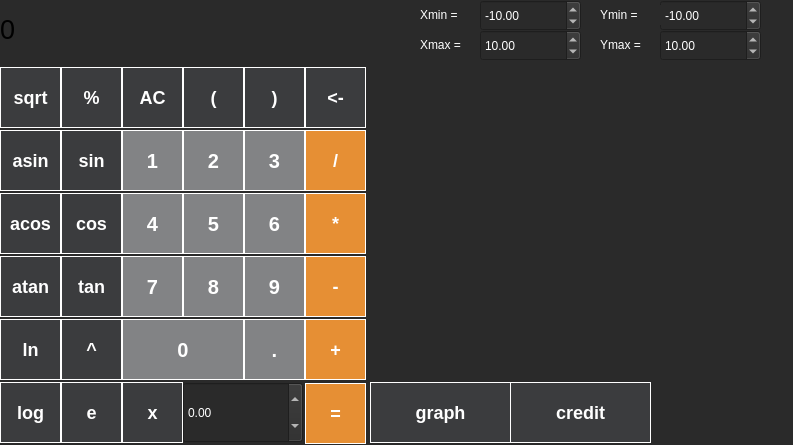
<?xml version="1.0" encoding="UTF-8"?>
<ui version="4.0">
 <class>s21_MainWindow</class>
 <widget class="QMainWindow" name="s21_MainWindow">
  <property name="geometry">
   <rect>
    <x>0</x>
    <y>0</y>
    <width>793</width>
    <height>445</height>
   </rect>
  </property>
  <property name="windowTitle">
   <string>s21_MainWindow</string>
  </property>
  <widget class="QWidget" name="centralwidget">
   <property name="styleSheet">
    <string notr="true">QWidget {
background-color: rgb(42, 42, 42);
}</string>
   </property>
   <widget class="QPushButton" name="Two_Button">
    <property name="geometry">
     <rect>
      <x>183</x>
      <y>130</y>
      <width>61</width>
      <height>61</height>
     </rect>
    </property>
    <property name="styleSheet">
     <string notr="true">QPushButton {
	background-color: rgb(130, 131, 133);
	color: white;
	border: 1px solid white;
	font-size: 20px;
	font-weight: 600;
}
QPushButton:pressed {
	background-color: rgb(230, 143, 52);
}</string>
    </property>
    <property name="text">
     <string>2</string>
    </property>
   </widget>
   <widget class="QLabel" name="Ymax_Label">
    <property name="geometry">
     <rect>
      <x>600</x>
      <y>35</y>
      <width>61</width>
      <height>20</height>
     </rect>
    </property>
    <property name="styleSheet">
     <string notr="true">QLabel {
color: white;
}</string>
    </property>
    <property name="text">
     <string>Ymax =</string>
    </property>
   </widget>
   <widget class="QPushButton" name="Six_Button">
    <property name="geometry">
     <rect>
      <x>244</x>
      <y>193</y>
      <width>61</width>
      <height>61</height>
     </rect>
    </property>
    <property name="styleSheet">
     <string notr="true">QPushButton {
	background-color: rgb(130, 131, 133);
	color: white;
	border: 1px solid white;
	font-size: 20px;
	font-weight: 600;
}
QPushButton:pressed {
	background-color: rgb(230, 143, 52);
}</string>
    </property>
    <property name="text">
     <string>6</string>
    </property>
   </widget>
   <widget class="QPushButton" name="X_Button">
    <property name="geometry">
     <rect>
      <x>122</x>
      <y>382</y>
      <width>61</width>
      <height>61</height>
     </rect>
    </property>
    <property name="styleSheet">
     <string notr="true">QPushButton {
	background-color: rgb(59, 60, 62);
	color: white;
	border: 1px solid white;
	font-size: 18px;
    font-weight: 600;
}

QPushButton:pressed {
	background-color: rgb(230, 143, 52);
}</string>
    </property>
    <property name="text">
     <string>x</string>
    </property>
   </widget>
   <widget class="QPushButton" name="Atan_Button">
    <property name="geometry">
     <rect>
      <x>0</x>
      <y>256</y>
      <width>61</width>
      <height>61</height>
     </rect>
    </property>
    <property name="styleSheet">
     <string notr="true">QPushButton {
	background-color: rgb(59, 60, 62);
	color: white;
	border: 1px solid white;
	font-size: 18px;
    font-weight: 600;
}

QPushButton:pressed {
	background-color: rgb(230, 143, 52);
}</string>
    </property>
    <property name="text">
     <string>atan</string>
    </property>
   </widget>
   <widget class="QLabel" name="Xmin_Label">
    <property name="geometry">
     <rect>
      <x>420</x>
      <y>5</y>
      <width>61</width>
      <height>20</height>
     </rect>
    </property>
    <property name="styleSheet">
     <string notr="true">QLabel {
	color: white;
}</string>
    </property>
    <property name="text">
     <string>Xmin =</string>
    </property>
   </widget>
   <widget class="QDoubleSpinBox" name="Ymax">
    <property name="geometry">
     <rect>
      <x>660</x>
      <y>30</y>
      <width>101</width>
      <height>31</height>
     </rect>
    </property>
    <property name="styleSheet">
     <string notr="true">QDoubleSpinBox {
color: white;
}</string>
    </property>
    <property name="minimum">
     <double>-1000000.000000000000000</double>
    </property>
    <property name="maximum">
     <double>1000000.000000000000000</double>
    </property>
    <property name="value">
     <double>10.000000000000000</double>
    </property>
   </widget>
   <widget class="QPushButton" name="LR_Button">
    <property name="geometry">
     <rect>
      <x>244</x>
      <y>67</y>
      <width>61</width>
      <height>61</height>
     </rect>
    </property>
    <property name="styleSheet">
     <string notr="true">QPushButton {
	background-color: rgb(59, 60, 62);
	color: white;
	border: 1px solid white;
	font-size: 18px;
    font-weight: 600;
}

QPushButton:pressed {
	background-color: rgb(230, 143, 52);
}</string>
    </property>
    <property name="text">
     <string>)</string>
    </property>
   </widget>
   <widget class="QPushButton" name="Div_Button">
    <property name="geometry">
     <rect>
      <x>305</x>
      <y>130</y>
      <width>61</width>
      <height>61</height>
     </rect>
    </property>
    <property name="styleSheet">
     <string notr="true">QPushButton {
	background-color: rgb(230, 143, 52);
	color: white;
	border: 1px solid white;
	font-size: 18px;
	font-weight: 700;
}

QPushButton:pressed {
	background-color: rgb(119, 118, 123);
}</string>
    </property>
    <property name="text">
     <string>/</string>
    </property>
   </widget>
   <widget class="QPushButton" name="Graph_Button">
    <property name="geometry">
     <rect>
      <x>370</x>
      <y>382</y>
      <width>141</width>
      <height>61</height>
     </rect>
    </property>
    <property name="styleSheet">
     <string notr="true">QPushButton {
	background-color: rgb(59, 60, 62);
	color: white;
	border: 1px solid white;
	font-size: 18px;
    font-weight: 600;
}

QPushButton:pressed {
	background-color: rgb(230, 143, 52);
}</string>
    </property>
    <property name="text">
     <string>graph</string>
    </property>
   </widget>
   <widget class="QPushButton" name="Nine_Button">
    <property name="geometry">
     <rect>
      <x>244</x>
      <y>256</y>
      <width>61</width>
      <height>61</height>
     </rect>
    </property>
    <property name="styleSheet">
     <string notr="true">QPushButton {
	background-color: rgb(130, 131, 133);
	color: white;
	border: 1px solid white;
	font-size: 20px;
	font-weight: 600;
}
QPushButton:pressed {
	background-color: rgb(230, 143, 52);
}</string>
    </property>
    <property name="text">
     <string>9</string>
    </property>
   </widget>
   <widget class="QPushButton" name="Del_Button">
    <property name="geometry">
     <rect>
      <x>305</x>
      <y>67</y>
      <width>61</width>
      <height>61</height>
     </rect>
    </property>
    <property name="styleSheet">
     <string notr="true">QPushButton {
	background-color: rgb(59, 60, 62);
	color: white;
	border: 1px solid white;
	font-size: 18px;
    font-weight: 600;
}

QPushButton:pressed {
	background-color: rgb(230, 143, 52);
}</string>
    </property>
    <property name="text">
     <string>&lt;-</string>
    </property>
   </widget>
   <widget class="QPushButton" name="Mod_Button">
    <property name="geometry">
     <rect>
      <x>61</x>
      <y>67</y>
      <width>61</width>
      <height>61</height>
     </rect>
    </property>
    <property name="styleSheet">
     <string notr="true">QPushButton {
	background-color: rgb(59, 60, 62);
	color: white;
	border: 1px solid white;
	font-size: 18px;
    font-weight: 600;
}

QPushButton:pressed {
	background-color: rgb(230, 143, 52);
}</string>
    </property>
    <property name="text">
     <string>%</string>
    </property>
   </widget>
   <widget class="QDoubleSpinBox" name="Xmin">
    <property name="geometry">
     <rect>
      <x>480</x>
      <y>0</y>
      <width>101</width>
      <height>31</height>
     </rect>
    </property>
    <property name="styleSheet">
     <string notr="true">QDoubleSpinBox {
color: white;
}</string>
    </property>
    <property name="minimum">
     <double>-1000000.000000000000000</double>
    </property>
    <property name="maximum">
     <double>1000000.000000000000000</double>
    </property>
    <property name="value">
     <double>-10.000000000000000</double>
    </property>
   </widget>
   <widget class="QCustomPlot" name="Graph" native="true">
    <property name="geometry">
     <rect>
      <x>370</x>
      <y>69</y>
      <width>420</width>
      <height>310</height>
     </rect>
    </property>
   </widget>
   <widget class="QPushButton" name="Log_Button">
    <property name="geometry">
     <rect>
      <x>0</x>
      <y>382</y>
      <width>61</width>
      <height>61</height>
     </rect>
    </property>
    <property name="styleSheet">
     <string notr="true">QPushButton {
	background-color: rgb(59, 60, 62);
	color: white;
	border: 1px solid white;
	font-size: 18px;
    font-weight: 600;
}

QPushButton:pressed {
	background-color: rgb(230, 143, 52);
}</string>
    </property>
    <property name="text">
     <string>log</string>
    </property>
   </widget>
   <widget class="QPushButton" name="Dot_Button">
    <property name="geometry">
     <rect>
      <x>244</x>
      <y>319</y>
      <width>61</width>
      <height>61</height>
     </rect>
    </property>
    <property name="styleSheet">
     <string notr="true">QPushButton {
	background-color: rgb(130, 131, 133);
	color: white;
	border: 1px solid white;
	font-size: 20px;
	font-weight: 600;
}
QPushButton:pressed {
	background-color: rgb(230, 143, 52);
}</string>
    </property>
    <property name="text">
     <string>.</string>
    </property>
   </widget>
   <widget class="QPushButton" name="AC_Button">
    <property name="geometry">
     <rect>
      <x>122</x>
      <y>67</y>
      <width>61</width>
      <height>61</height>
     </rect>
    </property>
    <property name="styleSheet">
     <string notr="true">QPushButton {
	background-color: rgb(59, 60, 62);
	color: white;
	border: 1px solid white;
	font-size: 18px;
    font-weight: 600;
}

QPushButton:pressed {
	background-color: rgb(230, 143, 52);
}</string>
    </property>
    <property name="text">
     <string>AC</string>
    </property>
   </widget>
   <widget class="QPushButton" name="Seven_Button">
    <property name="geometry">
     <rect>
      <x>122</x>
      <y>256</y>
      <width>61</width>
      <height>61</height>
     </rect>
    </property>
    <property name="styleSheet">
     <string notr="true">QPushButton {
	background-color: rgb(130, 131, 133);
	color: white;
	border: 1px solid white;
	font-size: 20px;
	font-weight: 600;
}
QPushButton:pressed {
	background-color: rgb(230, 143, 52);
}</string>
    </property>
    <property name="text">
     <string>7</string>
    </property>
   </widget>
   <widget class="QLabel" name="Calculation_label">
    <property name="geometry">
     <rect>
      <x>0</x>
      <y>-1</y>
      <width>361</width>
      <height>61</height>
     </rect>
    </property>
    <property name="font">
     <font>
      <pointsize>20</pointsize>
      <bold>false</bold>
     </font>
    </property>
    <property name="layoutDirection">
     <enum>Qt::LeftToRight</enum>
    </property>
    <property name="styleSheet">
     <string notr="true">QLabel {
	qproperty-alignment: 'AlignVCenter | AlignRight';
	border-bottom: 1px solid-gray;
	color: white;
}
background-color: white;</string>
    </property>
    <property name="text">
     <string>0</string>
    </property>
   </widget>
   <widget class="QPushButton" name="LP_Button">
    <property name="geometry">
     <rect>
      <x>183</x>
      <y>67</y>
      <width>61</width>
      <height>61</height>
     </rect>
    </property>
    <property name="styleSheet">
     <string notr="true">QPushButton {
	background-color: rgb(59, 60, 62);
	color: white;
	border: 1px solid white;
	font-size: 18px;
    font-weight: 600;
}

QPushButton:pressed {
	background-color: rgb(230, 143, 52);
}</string>
    </property>
    <property name="text">
     <string>(</string>
    </property>
   </widget>
   <widget class="QPushButton" name="Eq_Button">
    <property name="geometry">
     <rect>
      <x>305</x>
      <y>383</y>
      <width>61</width>
      <height>61</height>
     </rect>
    </property>
    <property name="styleSheet">
     <string notr="true">QPushButton {
	background-color: rgb(230, 143, 52);
	color: white;
	border: 1px solid white;
	font-size: 18px;
	font-weight: 700;
}

QPushButton:pressed {
	background-color: rgb(119, 118, 123);
}</string>
    </property>
    <property name="text">
     <string>=</string>
    </property>
   </widget>
   <widget class="QLabel" name="Xmax_Label">
    <property name="geometry">
     <rect>
      <x>420</x>
      <y>35</y>
      <width>61</width>
      <height>20</height>
     </rect>
    </property>
    <property name="styleSheet">
     <string notr="true">QLabel {
color: white;
}</string>
    </property>
    <property name="text">
     <string>Xmax =</string>
    </property>
   </widget>
   <widget class="QPushButton" name="Three_Button">
    <property name="geometry">
     <rect>
      <x>244</x>
      <y>130</y>
      <width>61</width>
      <height>61</height>
     </rect>
    </property>
    <property name="styleSheet">
     <string notr="true">QPushButton {
	background-color: rgb(130, 131, 133);
	color: white;
	border: 1px solid white;
	font-size: 20px;
	font-weight: 600;
}
QPushButton:pressed {
	background-color: rgb(230, 143, 52);
}</string>
    </property>
    <property name="text">
     <string>3</string>
    </property>
   </widget>
   <widget class="QPushButton" name="Mult_Button">
    <property name="geometry">
     <rect>
      <x>305</x>
      <y>193</y>
      <width>61</width>
      <height>61</height>
     </rect>
    </property>
    <property name="styleSheet">
     <string notr="true">QPushButton {
	background-color: rgb(230, 143, 52);
	color: white;
	border: 1px solid white;
	font-size: 18px;
	font-weight: 700;
}

QPushButton:pressed {
	background-color: rgb(119, 118, 123);
}</string>
    </property>
    <property name="text">
     <string>*</string>
    </property>
   </widget>
   <widget class="QPushButton" name="Zero_Button">
    <property name="geometry">
     <rect>
      <x>122</x>
      <y>319</y>
      <width>122</width>
      <height>61</height>
     </rect>
    </property>
    <property name="styleSheet">
     <string notr="true">QPushButton {
	background-color: rgb(130, 131, 133);
	color: white;
	border: 1px solid white;
	font-size: 20px;
	font-weight: 600;
}
QPushButton:pressed {
	background-color: rgb(230, 143, 52);
}</string>
    </property>
    <property name="text">
     <string>0</string>
    </property>
   </widget>
   <widget class="QPushButton" name="Five_Button">
    <property name="geometry">
     <rect>
      <x>183</x>
      <y>193</y>
      <width>61</width>
      <height>61</height>
     </rect>
    </property>
    <property name="styleSheet">
     <string notr="true">QPushButton {
	background-color: rgb(130, 131, 133);
	color: white;
	border: 1px solid white;
	font-size: 20px;
	font-weight: 600;
}
QPushButton:pressed {
	background-color: rgb(230, 143, 52);
}</string>
    </property>
    <property name="text">
     <string>5</string>
    </property>
   </widget>
   <widget class="QPushButton" name="Pow_Button">
    <property name="geometry">
     <rect>
      <x>61</x>
      <y>319</y>
      <width>61</width>
      <height>61</height>
     </rect>
    </property>
    <property name="styleSheet">
     <string notr="true">QPushButton {
	background-color: rgb(59, 60, 62);
	color: white;
	border: 1px solid white;
	font-size: 18px;
    font-weight: 600;
}

QPushButton:pressed {
	background-color: rgb(230, 143, 52);
}</string>
    </property>
    <property name="text">
     <string>^</string>
    </property>
   </widget>
   <widget class="QDoubleSpinBox" name="Ymin">
    <property name="geometry">
     <rect>
      <x>660</x>
      <y>0</y>
      <width>101</width>
      <height>31</height>
     </rect>
    </property>
    <property name="styleSheet">
     <string notr="true">QDoubleSpinBox {
color: white;
}</string>
    </property>
    <property name="minimum">
     <double>-1000000.000000000000000</double>
    </property>
    <property name="maximum">
     <double>1000000.000000000000000</double>
    </property>
    <property name="value">
     <double>-10.000000000000000</double>
    </property>
   </widget>
   <widget class="QPushButton" name="Four_Button">
    <property name="geometry">
     <rect>
      <x>122</x>
      <y>193</y>
      <width>61</width>
      <height>61</height>
     </rect>
    </property>
    <property name="styleSheet">
     <string notr="true">QPushButton {
	background-color: rgb(130, 131, 133);
	color: white;
	border: 1px solid white;
	font-size: 20px;
	font-weight: 600;
}
QPushButton:pressed {
	background-color: rgb(230, 143, 52);
}</string>
    </property>
    <property name="text">
     <string>4</string>
    </property>
   </widget>
   <widget class="QPushButton" name="Sin_Button">
    <property name="geometry">
     <rect>
      <x>61</x>
      <y>130</y>
      <width>61</width>
      <height>61</height>
     </rect>
    </property>
    <property name="styleSheet">
     <string notr="true">QPushButton {
	background-color: rgb(59, 60, 62);
	color: white;
	border: 1px solid white;
	font-size: 18px;
    font-weight: 600;
}

QPushButton:pressed {
	background-color: rgb(230, 143, 52);
}</string>
    </property>
    <property name="text">
     <string>sin</string>
    </property>
   </widget>
   <widget class="QPushButton" name="Eight_Button">
    <property name="geometry">
     <rect>
      <x>183</x>
      <y>256</y>
      <width>61</width>
      <height>61</height>
     </rect>
    </property>
    <property name="styleSheet">
     <string notr="true">QPushButton {
	background-color: rgb(130, 131, 133);
	color: white;
	border: 1px solid white;
	font-size: 20px;
	font-weight: 600;
}
QPushButton:pressed {
	background-color: rgb(230, 143, 52);
}</string>
    </property>
    <property name="text">
     <string>8</string>
    </property>
   </widget>
   <widget class="QLabel" name="Ymin_Label">
    <property name="geometry">
     <rect>
      <x>600</x>
      <y>5</y>
      <width>61</width>
      <height>20</height>
     </rect>
    </property>
    <property name="styleSheet">
     <string notr="true">QLabel {
color: white;
}</string>
    </property>
    <property name="text">
     <string>Ymin =</string>
    </property>
   </widget>
   <widget class="QPushButton" name="Acos_Button">
    <property name="geometry">
     <rect>
      <x>0</x>
      <y>193</y>
      <width>61</width>
      <height>61</height>
     </rect>
    </property>
    <property name="styleSheet">
     <string notr="true">QPushButton {
	background-color: rgb(59, 60, 62);
	color: white;
	border: 1px solid white;
	font-size: 18px;
    font-weight: 600;
}

QPushButton:pressed {
	background-color: rgb(230, 143, 52);
}</string>
    </property>
    <property name="text">
     <string>acos</string>
    </property>
   </widget>
   <widget class="QPushButton" name="Add_Button">
    <property name="geometry">
     <rect>
      <x>305</x>
      <y>319</y>
      <width>61</width>
      <height>61</height>
     </rect>
    </property>
    <property name="styleSheet">
     <string notr="true">QPushButton {
	background-color: rgb(230, 143, 52);
	color: white;
	border: 1px solid white;
	font-size: 18px;
	font-weight: 700;
}

QPushButton:pressed {
	background-color: rgb(119, 118, 123);
}</string>
    </property>
    <property name="text">
     <string>+</string>
    </property>
   </widget>
   <widget class="QPushButton" name="One_Button">
    <property name="geometry">
     <rect>
      <x>122</x>
      <y>130</y>
      <width>61</width>
      <height>61</height>
     </rect>
    </property>
    <property name="styleSheet">
     <string notr="true">QPushButton {
	background-color: rgb(130, 131, 133);
	color: white;
	border: 1px solid white;
	font-size: 20px;
	font-weight: 600;
}
QPushButton:pressed {
	background-color: rgb(230, 143, 52);
}</string>
    </property>
    <property name="text">
     <string>1</string>
    </property>
   </widget>
   <widget class="QPushButton" name="Tan_Button">
    <property name="geometry">
     <rect>
      <x>61</x>
      <y>256</y>
      <width>61</width>
      <height>61</height>
     </rect>
    </property>
    <property name="styleSheet">
     <string notr="true">QPushButton {
	background-color: rgb(59, 60, 62);
	color: white;
	border: 1px solid white;
	font-size: 18px;
    font-weight: 600;
}

QPushButton:pressed {
	background-color: rgb(230, 143, 52);
}</string>
    </property>
    <property name="text">
     <string>tan</string>
    </property>
   </widget>
   <widget class="QPushButton" name="Sub_Button">
    <property name="geometry">
     <rect>
      <x>305</x>
      <y>256</y>
      <width>61</width>
      <height>61</height>
     </rect>
    </property>
    <property name="styleSheet">
     <string notr="true">QPushButton {
	background-color: rgb(230, 143, 52);
	color: white;
	border: 1px solid white;
	font-size: 18px;
	font-weight: 700;
}

QPushButton:pressed {
	background-color: rgb(119, 118, 123);
}</string>
    </property>
    <property name="text">
     <string>-</string>
    </property>
   </widget>
   <widget class="QDoubleSpinBox" name="Xmax">
    <property name="geometry">
     <rect>
      <x>480</x>
      <y>30</y>
      <width>101</width>
      <height>31</height>
     </rect>
    </property>
    <property name="styleSheet">
     <string notr="true">QDoubleSpinBox {
color: white;
}</string>
    </property>
    <property name="minimum">
     <double>-1000000.000000000000000</double>
    </property>
    <property name="maximum">
     <double>1000000.000000000000000</double>
    </property>
    <property name="value">
     <double>10.000000000000000</double>
    </property>
   </widget>
   <widget class="QPushButton" name="Cos_Button">
    <property name="geometry">
     <rect>
      <x>61</x>
      <y>193</y>
      <width>61</width>
      <height>61</height>
     </rect>
    </property>
    <property name="styleSheet">
     <string notr="true">QPushButton {
	background-color: rgb(59, 60, 62);
	color: white;
	border: 1px solid white;
	font-size: 18px;
    font-weight: 600;
}

QPushButton:pressed {
	background-color: rgb(230, 143, 52);
}</string>
    </property>
    <property name="text">
     <string>cos</string>
    </property>
   </widget>
   <widget class="QPushButton" name="Sqrt_Button">
    <property name="geometry">
     <rect>
      <x>0</x>
      <y>67</y>
      <width>61</width>
      <height>61</height>
     </rect>
    </property>
    <property name="styleSheet">
     <string notr="true">QPushButton {
	background-color: rgb(59, 60, 62);
	color: white;
	border: 1px solid white;
	font-size: 18px;
    font-weight: 600;
}

QPushButton:pressed {
	background-color: rgb(230, 143, 52);
}</string>
    </property>
    <property name="text">
     <string>sqrt</string>
    </property>
   </widget>
   <widget class="QPushButton" name="Credit_Button">
    <property name="geometry">
     <rect>
      <x>510</x>
      <y>382</y>
      <width>141</width>
      <height>61</height>
     </rect>
    </property>
    <property name="styleSheet">
     <string notr="true">QPushButton {
	background-color: rgb(59, 60, 62);
	color: white;
	border: 1px solid white;
	font-size: 18px;
    font-weight: 600;
}

QPushButton:pressed {
	background-color: rgb(230, 143, 52);
}</string>
    </property>
    <property name="text">
     <string>credit</string>
    </property>
   </widget>
   <widget class="QDoubleSpinBox" name="Double_Spin_Box">
    <property name="geometry">
     <rect>
      <x>183</x>
      <y>382</y>
      <width>120</width>
      <height>61</height>
     </rect>
    </property>
    <property name="styleSheet">
     <string notr="true">QDoubleSpinBox {
color: white;
}</string>
    </property>
    <property name="minimum">
     <double>-1000000.000000000000000</double>
    </property>
    <property name="maximum">
     <double>1000000.000000000000000</double>
    </property>
   </widget>
   <widget class="QPushButton" name="Ln_Button">
    <property name="geometry">
     <rect>
      <x>0</x>
      <y>319</y>
      <width>61</width>
      <height>61</height>
     </rect>
    </property>
    <property name="styleSheet">
     <string notr="true">QPushButton {
	background-color: rgb(59, 60, 62);
	color: white;
	border: 1px solid white;
	font-size: 18px;
    font-weight: 600;
}

QPushButton:pressed {
	background-color: rgb(230, 143, 52);
}</string>
    </property>
    <property name="text">
     <string>ln</string>
    </property>
   </widget>
   <widget class="QPushButton" name="Asin_Button">
    <property name="geometry">
     <rect>
      <x>0</x>
      <y>130</y>
      <width>61</width>
      <height>61</height>
     </rect>
    </property>
    <property name="styleSheet">
     <string notr="true">QPushButton {
	background-color: rgb(59, 60, 62);
	color: white;
	border: 1px solid white;
	font-size: 18px;
    font-weight: 600;
}

QPushButton:pressed {
	background-color: rgb(230, 143, 52);
}</string>
    </property>
    <property name="text">
     <string>asin</string>
    </property>
   </widget>
   <widget class="QPushButton" name="E_Button">
    <property name="geometry">
     <rect>
      <x>61</x>
      <y>382</y>
      <width>61</width>
      <height>61</height>
     </rect>
    </property>
    <property name="styleSheet">
     <string notr="true">QPushButton {
	background-color: rgb(59, 60, 62);
	color: white;
	border: 1px solid white;
	font-size: 18px;
    font-weight: 600;
}

QPushButton:pressed {
	background-color: rgb(230, 143, 52);
}</string>
    </property>
    <property name="text">
     <string>e</string>
    </property>
   </widget>
  </widget>
 </widget>
 <customwidgets>
  <customwidget>
   <class>QCustomPlot</class>
   <extends>QWidget</extends>
   <header>third_party/qcustomplot.h</header>
   <container>1</container>
  </customwidget>
 </customwidgets>
 <resources/>
 <connections/>
</ui>
